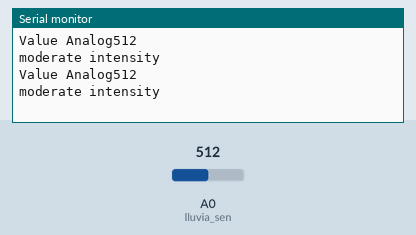
A sketch run on a simulated Arduino Uno, built with avr-gcc and run on an emulated ATmega328P. Shown: the last lines printed to the serial monitor. Inputs (shaded band) come from the test bench; at power-on: A0 (lluvia_sen) = 512.

Above: at 1.8 s.
1.9 s: A0 (lluvia_sen) set to 390
At 2.8 s:
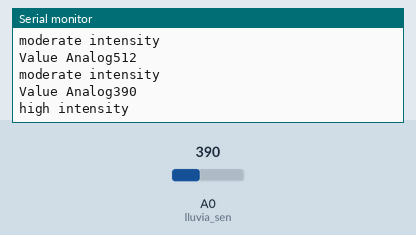
4.5 s: A0 (lluvia_sen) set to 910
At 5.8 s:
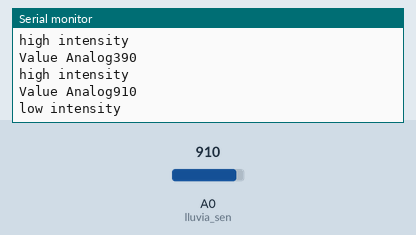
Timing chart, 0 to 7.5 s (numbered marks = the images above; inputs shaded):
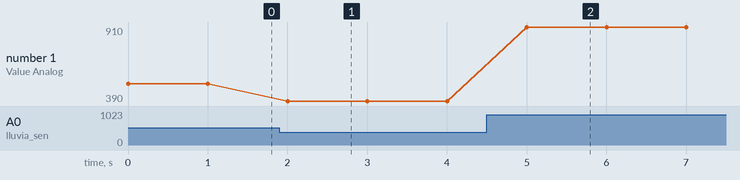

Measured:
- after the input at 1.9 s, the serial monitor: prints a new line after 0.10 s (image 1)
- after the input at 4.5 s, the serial monitor: prints a new line after 0.50 s (image 2)
- plotted number 1: 512 → 390 after the input at 1.9 s, 390 → 910 after the input at 4.5 s

The sketch:

rain.ino
```cpp
#define lluvia_sen A0

void setup ()
{
  Serial.begin(9600);
}

void loop ()
{
  int nivel = analogRead (lluvia_sen);
  Serial.print ( "Value Analog" );
  Serial.println (nivel);

  if (nivel> 900 && nivel < 1024 )
  {
    Serial.println ("low intensity");
  }
  if (nivel> 400 && nivel < 900 )
  {
    Serial.println ("moderate intensity");
  }
  if (nivel> 0 && nivel < 400 )
  {
    Serial.println ("high intensity");
  }
  delay ( 1000 );
}
```
